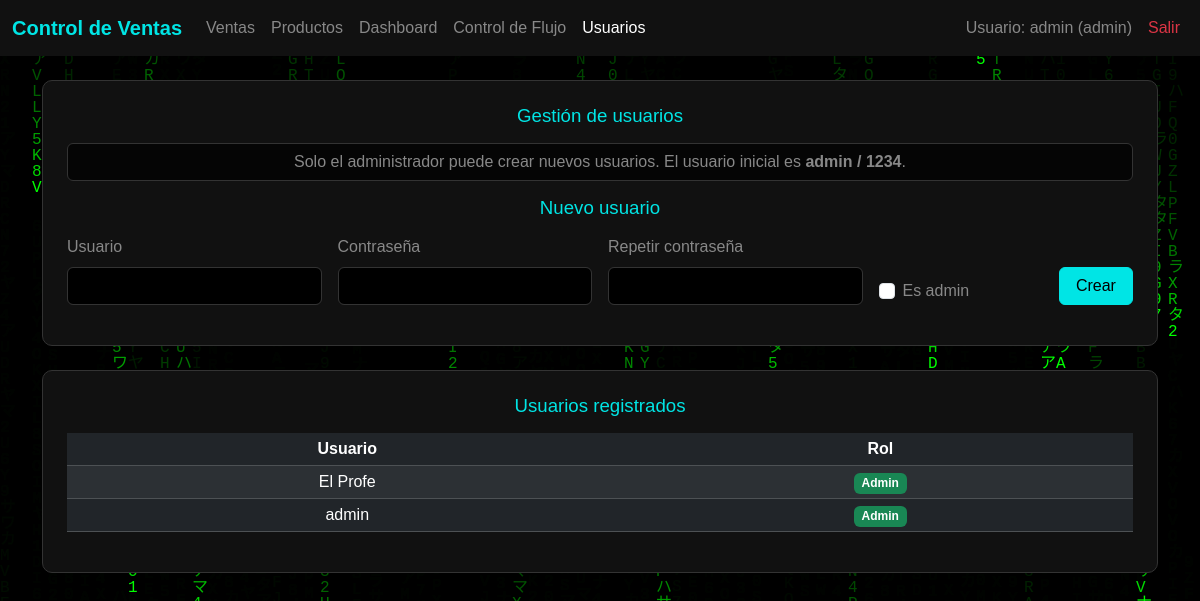
/usuarios (signed in), run on the app's committed database.
### app.py (models this page shows)
class User(db.Model):
    id = db.Column(db.Integer, primary_key=True)
    username = db.Column(db.String(80), unique=True, nullable=False)
    password_hash = db.Column(db.String(255), nullable=False)
    is_admin = db.Column(db.Boolean, default=False)

### app.py (the view, shortened to what this page needs)
@app.route("/usuarios", methods=["GET", "POST"])
def usuarios():
    if not session.get("user_id"):
        return redirect(url_for("login"))
    if not session.get("is_admin"):
        return redirect(url_for("ventas"))
    error = None
    success = None
    users = User.query.order_by(User.username).all()
    return render_template(
        "usuarios.html",
        users=users,
        error=error,
        success=success,
    )

### templates/usuarios.html (shortened to what this page needs)
{% extends "base.html" %}
{% block content %}
<div class="row">
    <div class="col-12">
        <div class="card p-4 mb-4">
            <h2 class="mb-3 text-accent">Gestión de usuarios</h2>
            <p class="text-secondary-custom text-center mb-3">
                Solo el administrador puede crear nuevos usuarios. El usuario inicial es <b>admin / 1234</b>.
            </p>
            <h5 class="text-accent text-center mb-3">Nuevo usuario</h5>
            <form method="post" class="mb-3">
                <div class="row g-3 align-items-end">
                    <div class="col-md-3">
                        <label class="form-label text-secondary-custom">Usuario</label>
                        <input type="text" name="username" class="form-control text-center" required>
                    </div>
                    <div class="col-md-3">
                        <label class="form-label text-secondary-custom">Contraseña</label>
                        <input type="password" name="password" class="form-control text-center" required>
                    </div>
                    <div class="col-md-3">
                        <label class="form-label text-secondary-custom">Repetir contraseña</label>
                        <input type="password" name="password_confirm" class="form-control text-center" required>
                    </div>
                    <div class="col-md-2">
                        <div class="form-check mt-4">
                            <input class="form-check-input" type="checkbox" id="is_admin" name="is_admin">
                            <label class="form-check-label text-secondary-custom" for="is_admin">
                                Es admin
                            </label>
                        </div>
                    </div>
                    <div class="col-md-1 text-center">
                        <button type="submit" class="btn btn-primary w-100">
                            Crear
                        </button>
                    </div>
                </div>
            </form>
        </div>
    </div>
</div>
<div class="row">
    <div class="col-12">
        <div class="card p-4">
            <h5 class="mb-3 text-accent">Usuarios registrados</h5>
            {% if users and users|length > 0 %}
                <div class="table-responsive">
                    <table class="table table-dark table-striped table-sm align-middle">
                        <thead>
                            <tr class="text-center">
                                <th>Usuario</th>
                                <th>Rol</th>
                            </tr>
                        </thead>
                        <tbody>
                            {% for u in users %}
                                <tr>
                                    <td class="text-center">{{ u.username }}</td>
                                    <td class="text-center">
                                        {% if u.is_admin %}
                                            <span class="badge bg-success">Admin</span>
                                        {% else %}
                                            <span class="badge bg-secondary">Normal</span>
                                        {% endif %}
                                    </td>
                                </tr>
                            {% endfor %}
                        </tbody>
                    </table>
                </div>
            {% else %}
                <p class="text-secondary-custom text-center mb-0">
                    No hay usuarios registrados.
                </p>
            {% endif %}
        </div>
    </div>
</div>
{% endblock %}

### templates/base.html (shortened to what this page needs)
<!DOCTYPE html>
<html lang="es">
<head>
    <link
        href="https://cdn.jsdelivr.net/npm/bootstrap@5.3.3/dist/css/bootstrap.min.css"
        rel="stylesheet"
    >
    <link
        rel="stylesheet"
        href="https://cdn.jsdelivr.net/npm/bootstrap-icons@1.11.3/font/bootstrap-icons.css"
    >
</head>
<body>
<nav class="navbar navbar-dark navbar-expand-lg mb-4">
    <div class="container-fluid">
        <a class="navbar-brand text-accent" href="{{ url_for('ventas') }}">
            Control de Ventas
        </a>
        <div class="collapse navbar-collapse" id="mainNavbar">
            <ul class="navbar-nav me-auto">
                {% if session.get('user_id') %}
                    <li class="nav-item">
                        <a class="nav-link {% if request.endpoint == 'ventas' %}active text-accent{% else %}text-secondary-custom{% endif %}"
                           href="{{ url_for('ventas') }}">
                            Ventas
                        </a>
                    </li>
                    <li class="nav-item">
                        <a class="nav-link {% if request.endpoint == 'productos' %}active text-accent{% else %}text-secondary-custom{% endif %}"
                           href="{{ url_for('productos') }}">
                            Productos
                        </a>
                    </li>
                    <li class="nav-item">
                        <a class="nav-link {% if request.endpoint == 'dashboard' %}active text-accent{% else %}text-secondary-custom{% endif %}"
                           href="{{ url_for('dashboard') }}">
                            Dashboard
                        </a>
                    </li>
                    <li class="nav-item">
                        <a class="nav-link {% if request.endpoint == 'flujo' %}active text-accent{% else %}text-secondary-custom{% endif %}"
                           href="{{ url_for('flujo') }}">
                            Control de Flujo
                        </a>
                    </li>
                    {% if session.get('is_admin') %}
                        <li class="nav-item">
                            <a class="nav-link {% if request.endpoint == 'usuarios' %}active text-accent{% else %}text-secondary-custom{% endif %}"
                               href="{{ url_for('usuarios') }}">
                                Usuarios
                            </a>
                        </li>
                    {% endif %}
                {% endif %}
            </ul>
            <ul class="navbar-nav ms-auto">
                {% if session.get('user') %}
                    <li class="nav-item">
                        <span class="nav-link text-secondary-custom">
                            Usuario: {{ session.get('user') }}
                            {% if session.get('is_admin') %}
                                (admin)
                            {% endif %}
                        </span>
                    </li>
                    <li class="nav-item">
                        <a class="nav-link text-danger" href="{{ url_for('logout') }}">Salir</a>
                    </li>
                {% endif %}
            </ul>
        </div>
    </div>
</nav>
<div class="container mb-4">
    {% block content %}{% endblock %}
</div>
</body>
</html>

### templates/base.html (style rules this page uses)
body { background-color: #000000; color: #ffffff; font-family: "Arial Narrow", Arial, sans-serif; margin: 0; padding: 0; }
.navbar-dark { background-color: #111111; position: relative; z-index: 2; }
.navbar-brand { font-weight: 600; }
.container.mb-4 { position: relative; z-index: 2; }
.card { background-color: #111111; border: 1px solid #333333; border-radius: 10px; }
.card p { border: 1px solid #333333; border-radius: 6px; padding: 0.35rem 0.5rem; background-color: #050505; }
.form-control, .form-select { background-color: #000000; color: #ffffff; border-color: #333333; }
.btn-primary { background-color: #00e5e5; border-color: #00e5e5; color: #000000; }
.text-accent { color: #00e5e5; }
.text-secondary-custom { color: #888888; }
h1, h2, h3, h4, h5 { font-size: 14pt; text-align: center; }
p, td, th, label, input, button, a, li { font-size: 12pt; }

### data on the page
User: get "admin", username "admin", is_admin "Admin"
User: username "El Profe", is_admin "Admin"
